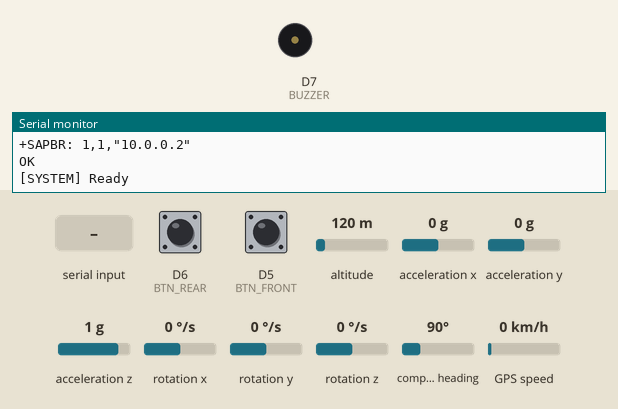
Bench run of a sketch on a simulated ESP8266 (NodeMCU). Shown: buzzer (waves = sounding, pin HIGH), the last lines printed to the serial monitor. The inputs (shaded band) are chosen by the test bench; at power-on: D6 (BTN_REAR) HIGH, D5 (BTN_FRONT) HIGH, altitude 120 m, acceleration x 0 g, acceleration y 0 g, acceleration z 1 g, rotation x 0 °/s, rotation y 0 °/s, rotation z 0 °/s, compass heading 90°, GPS speed 0 km/h. The GPS gets a fix after 3 s at 37.7749, -122.4194 with 8 satellites; the modem accepts every AT command (registered, SIM ready, sends succeed) and sends nothing else.

Above: at 9.2 s.
9.3 s: D6 (BTN_REAR) pulled LOW for 1 s
At 11.0 s:
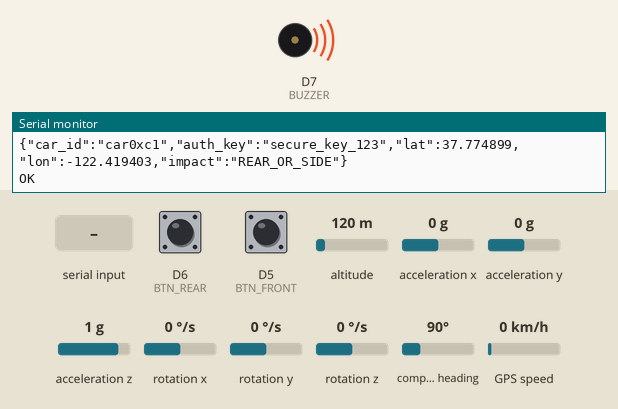
11.8 s: "1" received over the second serial link
Timing chart, 0 to 14.8 s (numbered marks = the images above; inputs shaded):
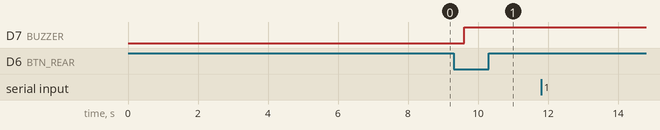

The sketch:

firmware_gsm.ino
```cpp
#include <Wire.h>
#include <MPU6050.h>
#include <TinyGPS++.h>
#include <SoftwareSerial.h>

// ================= CONFIG =================
#define CAR_ID     "car0xc1"
#define AUTH_KEY   "secure_key_123"
#define SERVER_URL "http://192.168.1.100:5000/api/accident"

// ================= PINS =================
#define BTN_FRONT D5
#define BTN_REAR  D6
#define BUZZER    D7

#define GSM_RX D4   // ESP RX <- GSM TX
#define GSM_TX D3   // ESP TX -> GSM RX

#define GPS_RX D8   // GPS TX -> ESP
#define GPS_TX D0   // Not used

// ================= OBJECTS =================
TinyGPSPlus gps;
MPU6050 mpu;
SoftwareSerial gsm(GSM_RX, GSM_TX);
SoftwareSerial gpsSerial(GPS_RX, GPS_TX);

bool accidentTriggered = false;

// ================= UTIL =================
void sendAT(String cmd, int delayTime = 1000) {
  gsm.println(cmd);
  delay(delayTime);
  while (gsm.available()) {
    Serial.write(gsm.read());
  }
}

void initGSM() {
  Serial.println("[GSM] Initializing...");
  sendAT("AT");
  sendAT("AT+SAPBR=3,1,\"CONTYPE\",\"GPRS\"");
  sendAT("AT+SAPBR=3,1,\"APN\",\"internet\"");  // Change if needed
  sendAT("AT+SAPBR=1,1");
  sendAT("AT+SAPBR=2,1");
}

void sendAccidentToServer(float lat, float lon, String impact) {

  String json = "{";
  json += "\"car_id\":\"" + String(CAR_ID) + "\",";
  json += "\"auth_key\":\"" + String(AUTH_KEY) + "\",";
  json += "\"lat\":" + String(lat, 6) + ",";
  json += "\"lon\":" + String(lon, 6) + ",";
  json += "\"impact\":\"" + impact + "\"";
  json += "}";

  Serial.println("[HTTP] Sending JSON:");
  Serial.println(json);

  sendAT("AT+HTTPINIT");
  sendAT("AT+HTTPPARA=\"CID\",1");
  sendAT("AT+HTTPPARA=\"URL\",\"" + String(SERVER_URL) + "\"");
  sendAT("AT+HTTPPARA=\"CONTENT\",\"application/json\"");

  gsm.print("AT+HTTPDATA=");
  gsm.print(json.length());
  gsm.println(",10000");
  delay(2000);

  gsm.print(json);
  delay(3000);

  sendAT("AT+HTTPACTION=1", 5000);  // POST
  sendAT("AT+HTTPREAD");
  sendAT("AT+HTTPTERM");
}

// ================= SETUP =================
void setup() {
  Serial.begin(9600);
  gsm.begin(9600);
  gpsSerial.begin(9600);

  delay(3000);

  Serial.println("=================================");
  Serial.println(" LIFEGUARD AI BLACK BOX v2");
  Serial.println("=================================");

  Wire.begin(D2, D1);
  mpu.initialize();

  pinMode(BTN_FRONT, INPUT_PULLUP);
  pinMode(BTN_REAR, INPUT_PULLUP);
  pinMode(BUZZER, OUTPUT);
  digitalWrite(BUZZER, LOW);

  initGSM();

  Serial.println("[SYSTEM] Ready");
}

// ================= LOOP =================
void loop() {

  // ---- Read GPS ----
  while (gpsSerial.available()) {
    gps.encode(gpsSerial.read());
  }

  // ---- Read MPU ----
  int16_t ax, ay, az;
  mpu.getAcceleration(&ax, &ay, &az);

  float accX = ax / 16384.0;
  float accY = ay / 16384.0;
  float accZ = az / 16384.0;
  float magnitude = sqrt(accX*accX + accY*accY + accZ*accZ);

  bool frontImpact = digitalRead(BTN_FRONT) == LOW;
  bool rearImpact  = digitalRead(BTN_REAR) == LOW;

  if ((frontImpact || rearImpact || magnitude > 2.2) && !accidentTriggered) {

    accidentTriggered = true;
    digitalWrite(BUZZER, HIGH);

    Serial.println("ACCIDENT DETECTED");

    unsigned long start = millis();
    bool gpsValid = false;

    while (millis() - start < 5000) {
      while (gpsSerial.available()) {
        gps.encode(gpsSerial.read());
      }
      if (gps.location.isUpdated()) {
        gpsValid = true;
        break;
      }
    }

    float lat = 0.0;
    float lon = 0.0;

    if (gpsValid) {
      lat = gps.location.lat();
      lon = gps.location.lng();
      Serial.println("[GPS] FIX OK");
    } else {
      Serial.println("[GPS] FIX FAILED");
    }

    String impactType = "ROLLOVER";
    if (frontImpact) impactType = "FRONTAL";
    else if (rearImpact) impactType = "REAR_OR_SIDE";

    sendAccidentToServer(lat, lon, impactType);

    Serial.println("[SYSTEM] Data Sent to Server");
  }

  delay(500);
}
```

Measured:
- after the input at 9.3 s, D7 (BUZZER): LOW → HIGH after 0.30 s
